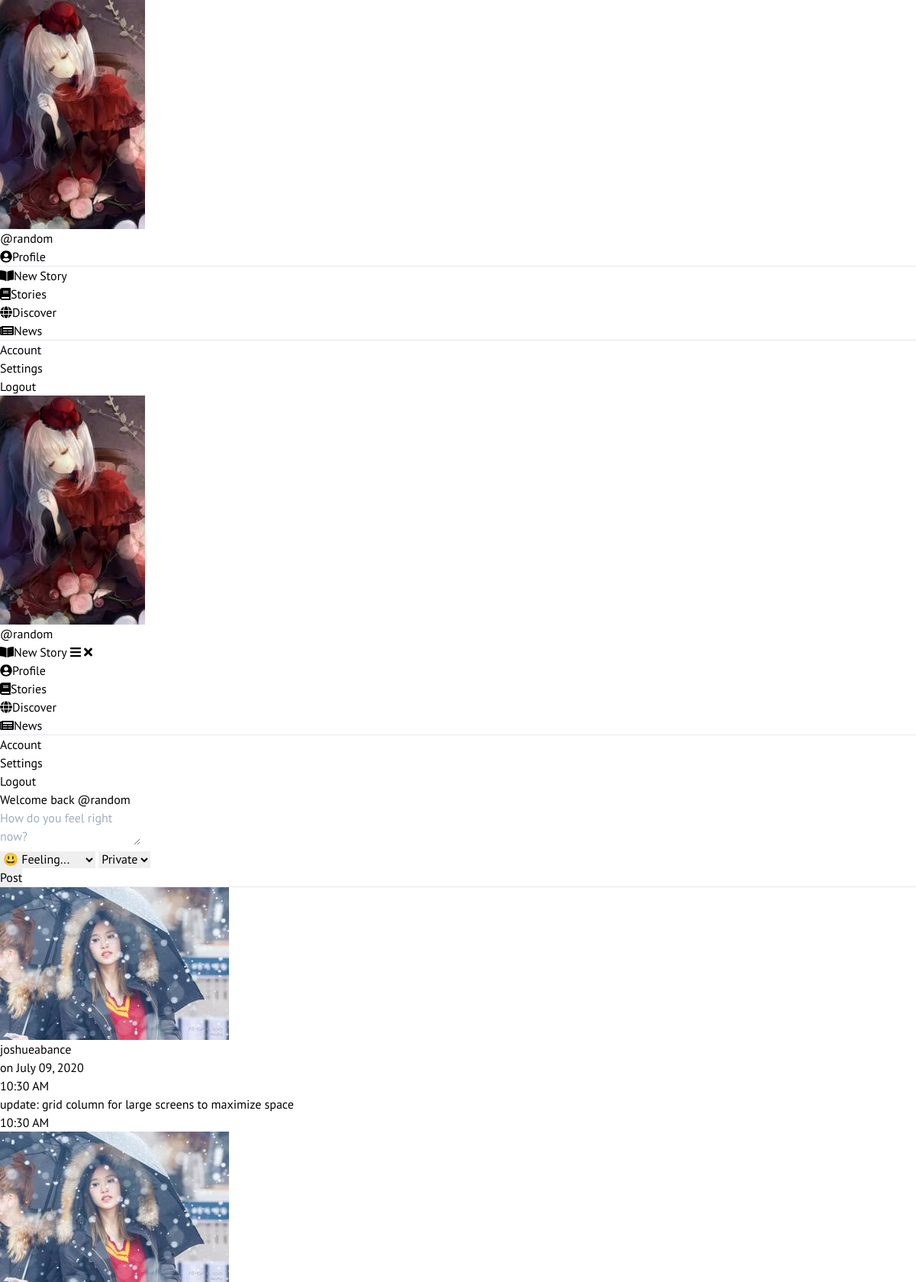
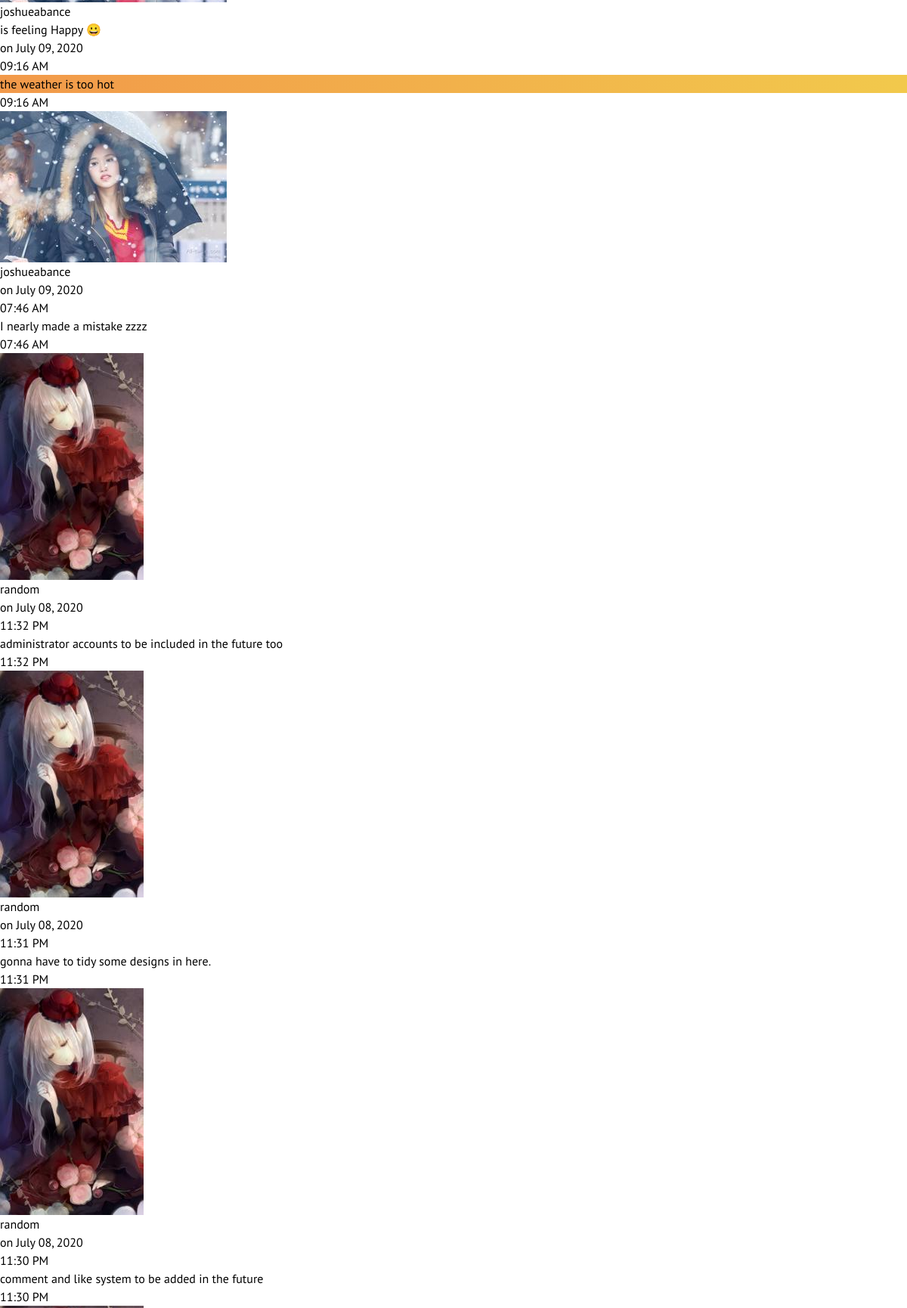
The app's page / (signed in, upper part) with its own data (2 pictures, top to bottom).
### myMood/models.py (models this page shows, shortened)
class User(db.Model, UserMixin):
    id = db.Column(db.Integer, primary_key=True)
    username = db.Column(db.String(15), unique=True, nullable=False)
    email = db.Column(db.String(25), unique=True, nullable=False)
    acc_image = db.Column(db.String(20), nullable=False, server_default="default.jpg")
    acc_image_bg = db.Column(
        db.String(20), nullable=False, server_default="default.jpg"
    )
    password = db.Column(db.String(60), nullable=False)
    random_say = db.Column(db.Text, nullable=True)
    whoami = db.Column(db.Text, nullable=True)
    social_fb = db.Column(db.String(50), nullable=True)
    social_tw = db.Column(db.String(50), nullable=True)
    social_ig = db.Column(db.String(50), nullable=True)
    social_yt = db.Column(db.String(50), nullable=True)
    posts = db.relationship("Post", backref="author", lazy=True)
    followed = db.relationship(
        "User",
        secondary=followers,
        primaryjoin=(followers.c.follower_id == id),
        secondaryjoin=(followers.c.followed_id == id),
        backref=db.backref("followers", lazy="dynamic"),
        lazy="dynamic",
    )
    def followed_posts(self):
        followed = Post.query.join(
            followers, (followers.c.followed_id == Post.user_id)
        ).filter(followers.c.follower_id == self.id)
        own = Post.query.filter_by(user_id=self.id)
        return followed.union(own).order_by(Post.date_posted.desc())

class Post(db.Model):
    id = db.Column(db.Integer, primary_key=True)
    date_posted = db.Column(db.DateTime, nullable=False, default=datetime.now)
    content = db.Column(db.Text, nullable=False)
    emotion = db.Column(db.String(12), nullable=False, server_default="default")
    state = db.Column(db.String(8), nullable=False)
    user_id = db.Column(db.Integer, db.ForeignKey("user.id"), nullable=False)

### myMood/users/routes.py (the view, shortened to what this page needs)
@users.route("/", methods=["GET", "POST"])
def dashboard():
    if not current_user.is_authenticated:
        return redirect(url_for("main.home"))
    s = current_user
    stories = s.followed_posts().limit(10).all()
    form = NewStoryForm()
    return render_template(
        "dashboard/index.html", form=form, dashboard_title="Home", stories=stories,
    )

### myMood/templates/dashboard/index.html (shortened to what this page needs)
{% extends "dashboard.html" %}
{% block dash_content %}
<div class="w-5/6 mx-auto">
    <div class="pt-2 pb-4" id="welcome-message">
        <h3 class="text-xl font-bold">Welcome back <span class="text-pinkish">@{{ current_user.username }}</span></h3>
    </div>
    <div class="w-full" id="new-post">
        <form class="" action="" method="post">
            <div class="flex flex-col mb-1">
                {% if form.content.errors %}
                    {{ form.content(class="h-16 sm:h-20 md:h-16 lg:h-20 w-full py-2 px-3 bg-darkish text-sm md:text-base border-2 border-redish rounded-md focus:outline-none focus:border-blue", placeholder="How do you feel right now?", maxlength=110) }}
                    <div class="pt-1">
                        {% for error in form.content.errors %}
                        <span class="text-redish">{{ error }}</span>
                        {% endfor %}
                    </div>
                {% else %}
                    {{ form.content(class="h-16 sm:h-20 md:h-16 lg:h-20 w-full py-2 px-3 bg-darkish text-sm md:text-base border-2 border-transparent rounded-md focus:outline-none focus:border-blue", placeholder="How do you feel right now?") }}
                {% endif %}
            </div>
            <div class="post-form flex flex-col sm:flex-row sm:justify-between">
                <div class="flex justify-between sm:justify-center">
                    {{ form.emotion(class="cursor-pointer rounded-md px-2 py-1 text-sm bg-transparent border-2 border-darkish focus:outline-none w-32 sm:w-48 focus:outline-none focus:border-blue") }}
                    {{ form.state(class="cursor-pointer rounded-md ml-2 px-2 py-1 text-sm bg-transparent border-2 border-darkish focus:outline-none focus:border-blue") }}
                </div>
                {{ form.post(class="mt-3 sm:mt-0 px-6 py-1 bg-darkish text-white hover:bg-blue focus:outline-none cursor-pointer") }}
            </div>
        </form>
    </div>
    <hr class="border-darkish my-4">
    <div>
        {% for story in stories %}
        <div class="bg-darker p-3 rounded-lg mb-2">
            <div class="flex justify-between items-center">
                <div class="flex items-center">
                    <div class="relative h-10 w-10">
                        <img src="{{ url_for('static', filename='profile_pics/' + story.author.acc_image) }}" alt="" class="absolute w-full h-full object-cover rounded-full z-0">
                    </div>
                    <div class="user-info flex flex-col">
                        <div class="flex items-center">
                            <h4 class="mx-2 text-blue tracking-wide">{{ story.author.username }}</h4>
                            {% if story.emotion == "happy" %}
                                <p class="text-sm mt-1 text-gray-600 emotion flex">is feeling <span class="hidden sm:block px-1">Happy</span> 😀</p>
                            {% elif story.emotion == "blessed" %}
                                <p class="text-sm mt-1 text-gray-600 emotion flex">is feeling <span class="hidden sm:block px-1">Blessed</span> 😇</p>
                            {% elif story.emotion == "loved" %}
                                <p class="text-sm mt-1 text-gray-600 emotion flex">is feeling <span class="hidden sm:block px-1">Loved</span> 😍</p>
                            {% elif story.emotion == "lovely" %}
                                <p class="text-sm mt-1 text-gray-600 emotion flex">is feeling <span class="hidden sm:block px-1">Lovely</span> 😊</p>
                            {% elif story.emotion == "sad" %}
                                <p class="text-sm mt-1 text-gray-600 emotion flex">is feeling <span class="hidden sm:block px-1">Sad</span> 🙁</p>
                            {% elif story.emotion == "surprised" %}
                                <p class="text-sm mt-1 text-gray-600 emotion flex">is feeling <span class="hidden sm:block px-1">Surprised</span> 😱</p>
                            {% elif story.emotion == "angry" %}
                                <p class="text-sm mt-1 text-gray-600 emotion flex">is feeling <span class="hidden sm:block px-1">Angry</span> 😡</p>
                            {% elif story.emotion == "excited" %}
                                <p class="text-sm mt-1 text-gray-600 emotion flex">is feeling <span class="hidden sm:block px-1">Excited</span> 😁</p>
                            {% elif story.emotion == "embarassed" %}
                                <p class="text-sm mt-1 text-gray-600 emotion flex">is feeling <span class="hidden sm:block px-1">Embarrased</span> 😳</p>
                            {% elif story.emotion == "thankful" %}
                                <p class="text-sm mt-1 text-gray-600 emotion flex">is feeling <span class="hidden sm:block px-1">Thankful</span> 🤗</p>
                            {% elif story.emotion == "in_love" %}
                                <p class="text-sm mt-1 text-gray-600 emotion flex">is feeling <span class="hidden sm:block px-1">In Love</span> 🥰</p>
                            {% elif story.emotion == "crazy" %}
                                <p class="text-sm mt-1 text-gray-600 emotion flex">is feeling <span class="hidden sm:block px-1">Crazy</span> 😆</p>
                            {% elif story.emotion == "sick" %}
                                <p class="text-sm mt-1 text-gray-600 emotion flex">is feeling <span class="hidden sm:block px-1">Sick</span> 🤒</p>
                            {% elif story.emotion == "tired" %}
                                <p class="text-sm mt-1 text-gray-600 emotion flex">is feeling <span class="hidden sm:block px-1">Tired</span> 😓</p>
                            {% elif story.emotion == "sleepy" %}
                                <p class="text-sm mt-1 text-gray-600 emotion flex">is feeling <span class="hidden sm:block px-1">Sleepy</span> 🥱</p>
                            {% endif %}
                        </div>
                        <p class="ml-4 text-gray-700 post-date text-sx">on {{ story.date_posted.strftime("%B %d, %Y") }}</p>
                    </div>
                </div>
                <p class="pt-1 text-gray-700 post-date text-xs hidden sm:block">{{ story.date_posted.strftime("%I:%M %p") }}</p>
            </div>
            <div class="flex justify-center items-center feel-{{ story.emotion }} mt-2">
                <div class="pt-5 pb-6 px-3 md:px-6 text-center">
                    <h2 class="font-bold tracking-wide text-2xl sm:text-3xl">{{ story.content }}</h2>
                </div>
            </div>
            <p class="pt-1 text-gray-700 post-date text-xs block sm:hidden">{{ story.date_posted.strftime("%I:%M %p") }}</p>
        </div>
        {% else %}
        <div class="bg-darker p-3 rounded-lg mb-2">
            <h1 class="text-gray-200 text-xl font-bold tracking-wider">No Stories to Show</h1>
        </div>
        {% endfor %}
    </div>
</div>
{% endblock dash_content %}

### myMood/templates/dashboard.html (shortened to what this page needs)
<!DOCTYPE html>
<html lang="en">
<head>
    <link rel="stylesheet" href="{{ url_for('static', filename='css/build.css') }}">
</head>
<body onresize="addYScroll()" onload="hideWelcome()" class="bg-dark">
    <div class="h-full w-full">
        <div class="mx-auto" x-data="{ tab: 'stories', open:false }">
            <div class="bg-white">
                <div class="bg-gray-100 hidden md:block md:w-1/5 lg:w-1/6 h-full py-5 fixed top-0 left-0 border-r border-gray-300 z-50" id="sidebar-tab-nav">
                    <div class="text-center">
                        <div class="relative h-20 lg:h-24 w-20 lg:w-24 mx-auto">
                            <img src="{{ url_for('static', filename='profile_pics/' + current_user.acc_image) }}" alt="" class="absolute h-full w-full object-cover rounded-full flex-grow">
                        </div>
                        <h3 class="tracking-wide py-3"><a href="#">@{{ current_user.username }}</a></h3>
                        <a type="button" href="{{ url_for('users.dash_profile', user=current_user.username) }}" :class="{ 'active': tab === 'user_profile' }" @click="tab = 'user_profile'" type="button" class="px-4 py-1 bg-pinkish text-white text-sm hover:bg-blue hover:bg-blue rounded"><i class="fas fa-user-circle mr-2"></i>Profile</a>
                    </div>
                    <hr class="m-6">
                    <div class="text-center mb-3 mx-4 lg:mx-5 xl:mx-8">
                        <a href="{{ url_for('users.dashboard') }}" type="button" class="text-center px-3 py-1 border-2 border-blue rounded-lg text-blue text-sm sm:text-base hover:bg-blue hover:text-white flex items-center"><i class="fas fa-book-open mr-1 lg:mr-2"></i>New Story</a>
                    </div>
                    <nav class="text-left ml-4">
                        <ul class="block pb-3">
                            <li class="block my-3 px-2 lg:px-5"><a type="button" href="{{ url_for('users.dashboard') }}" class="hover:text-pinkish text-lg uppercae tracking-wide"><i class="fas fa-book mr-2"></i>Stories</a></li>
                            <li class="block my-3 px-2 lg:px-5"><a type="button" href="{{ url_for('users.dash_discover') }}" class="hover:text-pinkish text-lg uppercae tracking-wide"><i class="fas fa-globe mr-2"></i>Discover</a></li>
                            <li class="block my-3 px-2 lg:px-5"><a href="#" class="cursor-not-allowed opacity-50 text-base tracking-wide" title="Still working on it..."><i class="fas fa-newspaper mr-2"></i>News</a></li>
                        </ul>
                        <hr class="px-4">
                        <h4 class="text-sm font-serif uppercase pl-4 pt-6">Account</h4>
                        <ul class="block">
                            <li class="block my-2 px-2 lg:px-5"><a type="button" href="{{ url_for('users.dash_acc_settings') }}" class="text-sm hover:text-blueish">Settings</a></li>
                            <li class="block my-2 px-2 lg:px-5"><a href="{{ url_for('users.user_logout') }}" class="text-sm hover:text-blueish">Logout</a></li>
                        </ul>
                    </nav>
                </div>
                <div class="bg-gray-100 block w-full bg-white md:hidden p-3 fixed top-0 z-50">
                    <div class="flex justify-between items-center">
                        <div class="flex justify-center items-center">
                            <div class="relative h-12 sm:h-16 w-12 sm:w-16 mx-auto">
                                <img src="{{ url_for('static', filename='profile_pics/' + current_user.acc_image) }}" alt="" class="absolute h-full w-full object-cover rounded-full flex-grow">
                            </div>
                            <h3 class="tracking-wide ml-3 hidden mobile-username"><a href="#">@{{ current_user.username }}</a></h3>
                        </div>
                        <div class="text-xl flex items-center">
                            <a href="{{ url_for('users.dashboard') }}" type="button" class="px-3 py-1 border-2 border-blue rounded-lg text-blue mr-2 text-sm sm:text-base hover:bg-blue hover:text-white flex items-center"><i class="fas fa-book-open mr-1"></i>New Story</a>
                            <button class="focus:outline-none" @click="open=!open"
                                @keydown.escape="open = false"
                                >
                                <i x-show="!open" class="fas fa-bars"></i>
                                <i x-show="open" class="fas fa-times"></i>
                            </button>
                        </div>
                    </div>
                    <div class="mt-2 md:flex text-center"
                        :class="{'block':open, 'hidden':!open}"
                        x-show="true"
                        @click.away = "open=false">
                        <a type="button" href="{{ url_for('users.dash_profile', user=current_user.username) }}" :class="{ 'active': tab === 'user_profile' }" @click="tab = 'user_profile'" type="button" class="px-4 py-1 bg-pinkish text-white text-sm hover:bg-blue rounded"><i class="fas fa-user-circle mr-2"></i>Profile</a>
                        <ul class="block py-3">
                            <li class="block my-3 px-2 lg:px-5"><a type="button" href="{{ url_for('users.dashboard') }}" class="hover:text-pinkish text-base tracking-wide"><i class="fas fa-book mr-2"></i>Stories</a></li>
                            <li class="block my-3 px-2 lg:px-5"><a type="button" href="{{ url_for('users.dash_discover') }}" class="hover:text-pinkish text-base tracking-wide"><i class="fas fa-globe mr-2"></i>Discover</a></li>
                            <li class="block my-3 px-2 lg:px-5"><a href="#" class="cursor-not-allowed opacity-50 text-base tracking-wide" title="Still working on it..."><i class="fas fa-newspaper mr-2"></i>News</a></li>
                        </ul>
                        <hr class="px-4">
                        <h4 class="text-sm font-serif uppercase text-center pt-6">Account</h4>
                        <ul class="block">
                            <li class="block my-3 px-2 lg:px-5"><a type="button" href="{{ url_for('users.dash_acc_settings') }}" class="text-sm hover:text-blueish">Settings</a></li>
                            <li class="block my-3 px-2 lg:px-5"><a href="{{ url_for('users.user_logout') }}" class="text-sm hover:text-blueish">Logout</a></li>
                        </ul>
                    </div>
                </div>
            </div>
            <div class="bg-dark h-auto md:ml-1/5 lg:ml-1/6 z-0">
                <div class="mx-auto">
                    <div class="w-full mx-auto text-white pt-20 sm:pt-24 md:pt-2 pb-4">
                        {% block dash_content %}
                        {% endblock dash_content %}
                    </div>
                </div>
            </div>
        </div>
    </div>
</body>
</html>

### records on screen
User: acc_image (picture), username "random"
Post: acc_image (picture), author.username "joshueabance", date_posted "July 09, 2020", date_posted "10:30 AM", content "update: grid column for large screens to maximize space"
Post: acc_image (picture), author.username "joshueabance", emotion "is feeling", date_posted "July 09, 2020", date_posted "09:16 AM", content "the weather is too hot"
Post: acc_image (picture), author.username "joshueabance", date_posted "July 09, 2020", date_posted "07:46 AM", content "I nearly made a mistake zzzz"
Post: acc_image (picture), author.username "random", date_posted "July 08, 2020", date_posted "11:32 PM", content "administrator accounts to be included in the future too"
Post: acc_image (picture), author.username "random", date_posted "July 08, 2020", date_posted "11:31 PM", content "gonna have to tidy some designs in here."
Post: acc_image (picture), author.username "random", date_posted "July 08, 2020", date_posted "11:30 PM", content "comment and like system to be added in the future"
